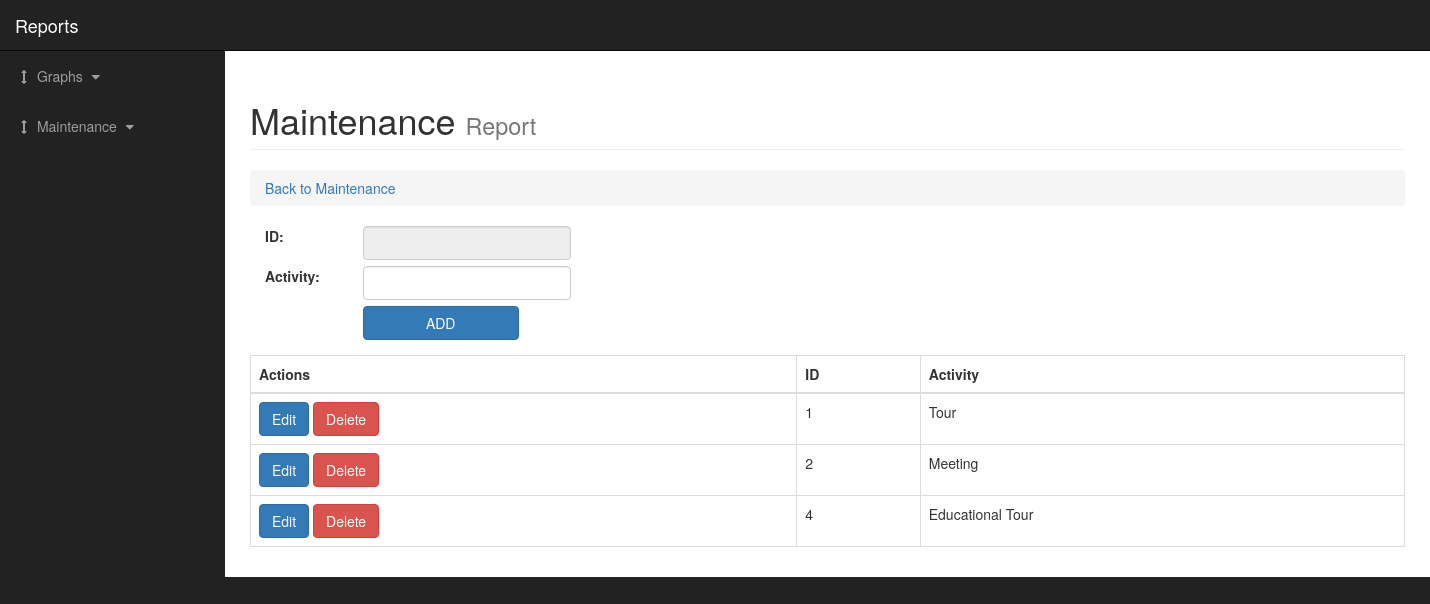
The page /user/maintenance/activity.php on the database its author committed.
### tables this page shows
CREATE TABLE `tblactivity` (
  `ActivityID` int(20) NOT NULL,
  `ActivityName` varchar(50) NOT NULL,
  `ActivityCTR` int(20) NOT NULL,
  `ActivityIsActive` tinyint(1) NOT NULL
);

### user/maintenance/activity.php (the view, shortened to what this page needs)
<?php
require_once('../../database/config.php');
?>
<!DOCTYPE html>
<html lang="en">
<head>
  <link href="../../css/bootstrap.min.css" rel="stylesheet">
  <link href="../../css/sb-admin.css" rel="stylesheet">
  <link href="../../font-awesome/css/font-awesome.min.css" rel="stylesheet" type="text/css">
</head>
<body>
  <div id="wrapper">
    <nav class="navbar navbar-inverse navbar-fixed-top" role="navigation">
      <div class="navbar-header">
        <a class="navbar-brand" href="../index.php">Reports</a>
      </div>
      <div class="collapse navbar-collapse navbar-ex1-collapse">
        <ul class="nav navbar-nav side-nav">
          <li>
            <a href="javascript:;" data-toggle="collapse" data-target="#demo"><i class="fa fa-fw fa-arrows-v"></i> Graphs <i class="fa fa-fw fa-caret-down"></i></a>
          </li>
          <li>
            <a href="javascript:;" data-toggle="collapse" data-target="#main"><i class="fa fa-fw fa-arrows-v"></i> Maintenance <i class="fa fa-fw fa-caret-down"></i></a>
          </li>
        </ul>
      </div>
    </nav>
    <div id="page-wrapper">
      <div class="container-fluid">
        <div class="row">
          <div class="col-lg-12">
            <h1 class="page-header">
              Maintenance
              <small>Report</small>
            </h1>
            <ol class="breadcrumb">
              <li class="active">
                <a href="../index.php"> Back to Maintenance </a>
              </li>
            </ol>
          </div>
        </div>
        <form method="post">
          <div class="container form-group" >
            <div class="row">
              <div class="col-xs-1">
                <label>ID: &nbsp;</label>
              </div>
              <div class="col-xs-11">
                <input class="form-control disabled" type="text" style="width:20%" disabled>
              </div>
              <br><br>
              <div class="col-xs-1">
                <label>Activity: &nbsp;</label>
              </div>
              <div class="col-xs-11">
                <input name="txtNameAct" class="form-control disabled" type="text" style="width:20%">
              </div><br><br>
              <div class="col-xs-1"></div>
              <div class="col-xs-11">
                <input class="btn btn-primary" style="width:15%!important;" type="submit" name="btnSubmit" id="btnIDSubmit" value="ADD">
              </div>
            </div>
          </div>
        </form>
        <div class="table-responsive">
          <table class="table table-bordered table-hover">
            <thead>
              <tr>
                <th>Actions</th>
                <th>ID</th>
                <th>Activity</th>
              </tr>
            </thead>
            <tbody>
              <?php
              $sql = "SELECT * FROM ict_database.tblactivity WHERE ActivityIsActive = 1";
              $query = mysqli_query($conn,$sql);
              while($row=mysqli_fetch_array($query)){
                ?>
                <tr>
                  <td><a href="activity_update.php?id=	<?php echo $row['ActivityID']?>" class="btn btn-primary"> Edit</a>
                    <a  onclick="return confirm('Delete Data?')" href="activity_delete.php?del= <?php echo $row['ActivityID']?>" class="btn btn-danger" >Delete</a>
                  </td>
                  <td><?php echo $row['ActivityID']?></td>
                  <td><?php echo $row['ActivityName']?></td>
                </tr>
                <?php
              }
              ?>
            </tbody>
          </table>
        </div>
      </div>
    </div>
  </div>
</body>
</html>

### css/sb-admin.css (style rules this page uses)
body { margin-top: 100px; background-color: #222; }
@media (min-width:768px) { body { margin-top: 50px; } }
#wrapper { padding-left: 0; }
#page-wrapper { width: 100%; padding: 0; background-color: #fff; }
@media (min-width:768px) { #wrapper { padding-left: 225px; } }
@media (min-width:768px) { #page-wrapper { padding: 10px; } }
@media (min-width:768px) { .side-nav { position: fixed; top: 51px; left: 225px; width: 225px; margin-left: -225px; border: none; border-radius: 0; overflow-y: auto; background-color: #222; bottom: 0; overflow-x: hidden; padding-bottom: 40px; } }
@media (min-width:768px) { .side-nav>li>a { width: 225px; } }

### user/maintenance/activity.php (style rules this page uses)
body { overflow-x:hidden; }

### rows shown on the page
tblactivity: ActivityID "1", ActivityName "Tour"
tblactivity: ActivityID "2", ActivityName "Meeting"
tblactivity: ActivityID "4", ActivityName "Educational Tour"
